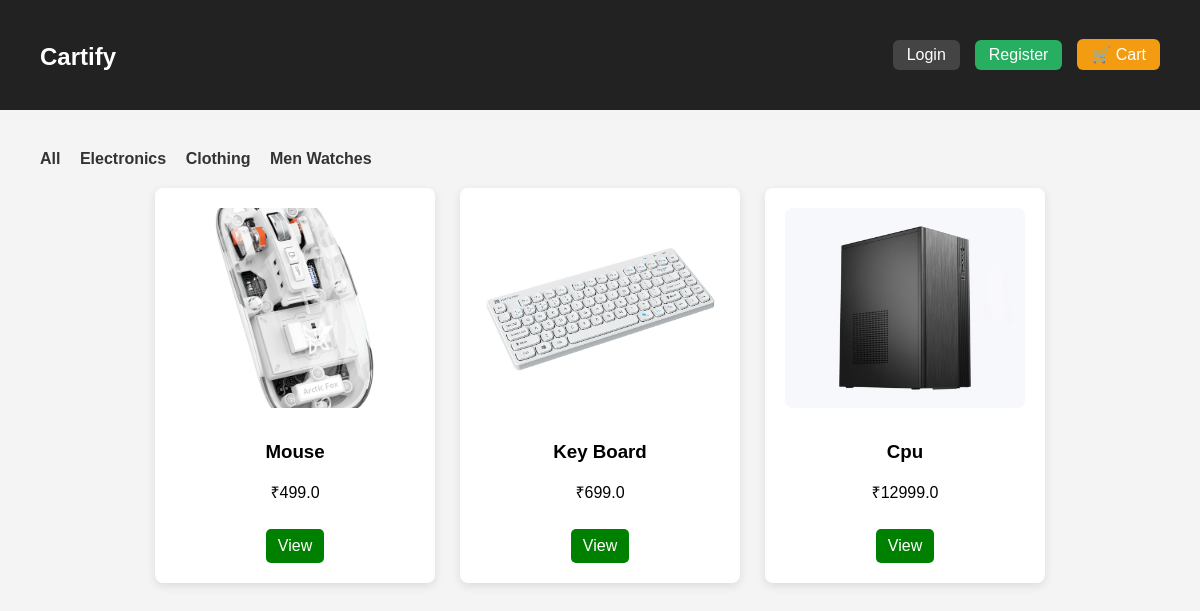
/?category=1, run on the app's committed database.
### Shop/models.py (models this page shows, shortened)
class Category(models.Model):
    name = models.CharField(max_length=200)

class Product(models.Model):
    category = models.ForeignKey(Category, on_delete=models.SET_NULL, null=True, blank=True)
    name = models.CharField(max_length=200)
    price = models.FloatField()
    description = models.TextField()
    image = models.ImageField(upload_to='products/', blank=True, null=True)

### Shop/views.py (the view)
# urls.py: path('', views.home, name='home'),
def home(request):
    category_id = request.GET.get('category')
    if category_id:
        products = Product.objects.filter(category_id=category_id)
    else:
        products = Product.objects.all()
    categories = Category.objects.all()
    return render(request, 'index.html', {
        'products': products,
        'categories': categories
    })

### Shop/templates/index.html
{% extends 'base.html' %}
{% block content %}
<div class="categories">
    <a href="/">All</a>
    {% for category in categories %}
        <a href="/?category={{ category.id }}">{{ category.name }}</a>
    {% endfor %}
</div>
<div class="products">
    {% for product in products %}
        <div class="product">
            {% if product.image %}
                <img src="{{ product.image.url }}" class="product-img">
            {% endif %}
            <h3>{{ product.name }}</h3>
            <p class="price">₹{{ product.price }}</p>
            <a href="{% url 'product_detail' product.id %}" class="btn">View</a>
        </div>
    {% endfor %}
</div>
{% endblock %}

### static/style.css (style rules this page uses)
body { font-family: Arial, sans-serif; margin: 0; background: #f4f4f4; }
.products { display: grid; grid-template-columns: repeat(auto-fit, minmax(250px, 280px)); gap: 25px; justify-content: center; }
.product { background: white; padding: 20px; border-radius: 8px; box-shadow: 0 3px 10px rgba(0,0,0,0.1); text-align: center; }
.product-img { width: 100%; height: 200px; object-fit: cover; border-radius: 8px; margin-bottom: 10px; }
.btn { background: green; color: white; padding: 8px 12px; text-decoration: none; display: inline-block; margin-top: 10px; border-radius: 5px; }
.categories { margin-bottom: 20px; }
.categories a { margin-right: 15px; text-decoration: none; font-weight: bold; color: #333; }

### data on the page
Category: name "Electronics"
Category: name "Clothing"
Category: name "Men Watches"
Product: image (picture), name "Mouse", price "499.0"
Product: image (picture), name "Key Board", price "699.0"
Product: image (picture), name "Cpu", price "12999.0"
